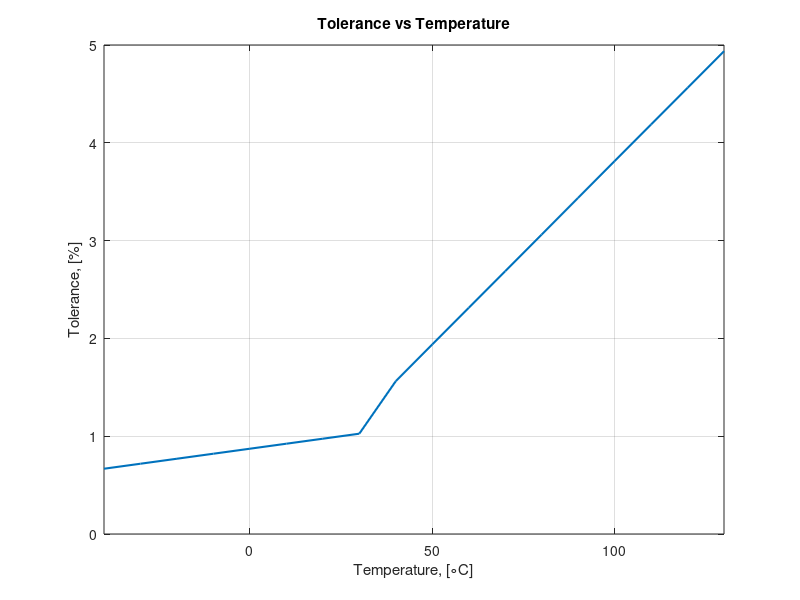
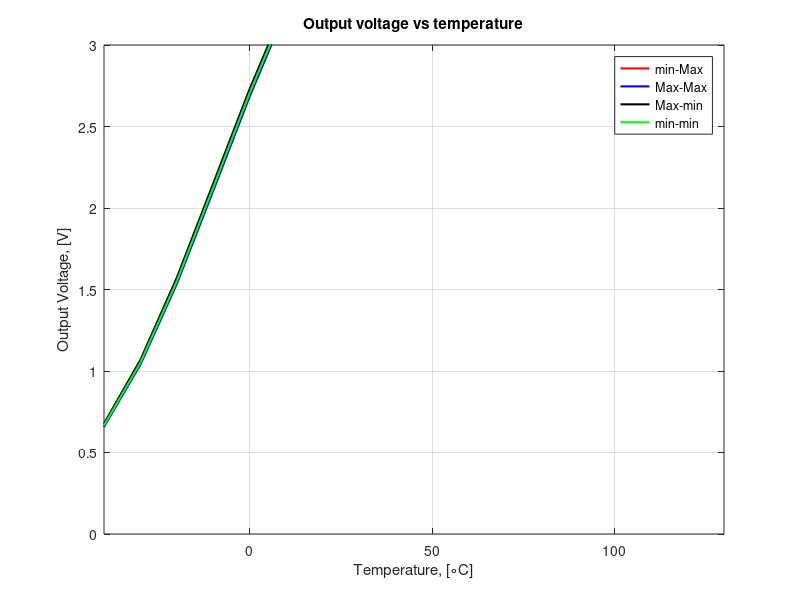
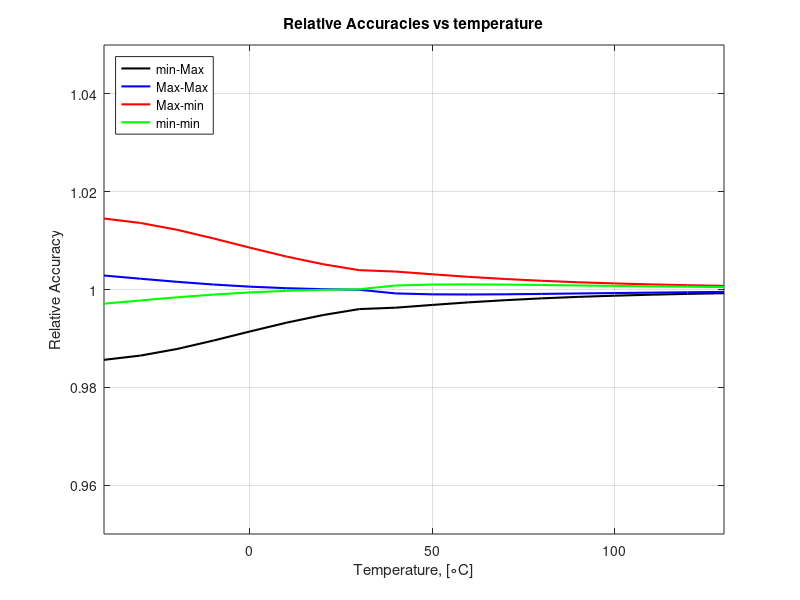
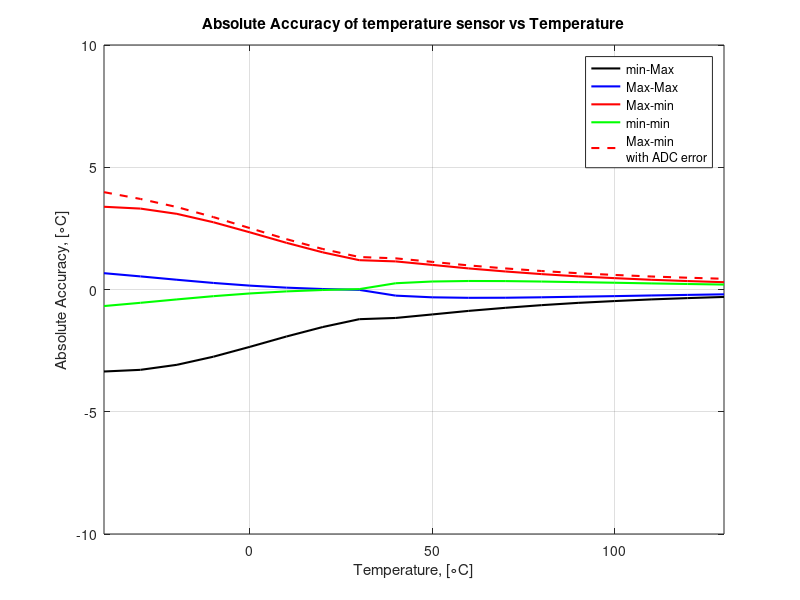

Reproduce these figures in MATLAB, in order.
clc, clear, close all;
% Constants
V_ref = 5; % [V]
lw = 1.5; % LineWidth
T = linspace(-40,130,18); % Array of temperatures
Rth = [45.313, 26.114, 15.462, 9.397, 5.896, 3.792, 2.5,...
    1.707, 1.175, 0.834, 0.596, 0.436, 0.323, 0.243,...
    0.187, 0.144, 0.113, 0.089]; %[k Ohm], array of thermistor resistance
R = 6.98; % [kOhm]
Vout_nom = V_ref*R./(R+Rth); % Nominal output voltage
C2K = 273.15; % Celsius to Kelvin offset
ADC_error = 1.71e-3; % [V], ADC Error

% Remaking Thermistor tolerance dependent on temperature
R_tol = ones(1,18);
tol_a = (1-Vout_nom(1))/(25-(-40));
tol_b = (Vout_nom(end)-1)/(130-25);
tol_off1 = 1 - (tol_a*25);
tol_off2 = 1 - (tol_b*25);
R_tol(1:8) = R_tol(1:8) * tol_a.*T(1:8) + tol_off1;
R_tol(9:end) = R_tol(9:end) * tol_b.*T(9:end) + tol_off2;
figure(1)
plot(T,R_tol,'LineWidth',lw); title('Tolerance vs Temperature'); 
ylabel('Tolerance, [%]'), xlabel('Temperature, [\circC]')
axis([-40,130,0,5]), grid

R_tol = R_tol/100; % Percentage to decimal number

% Calculation of maximal and minimal thermistor resistances
Rth_max = Rth.*(1+R_tol);
Rth_min = Rth.*(1-R_tol);

% Calculation of maximal and minimal resistor resistance
R_max = R*1.01;
R_min = R*0.99;

% Calculation of output voltages in different 
% combinations of maximal and minimal values
Vout_MM = V_ref*R_max./(R_max + Rth_max); % Max-Max
Vout_mM = V_ref*R_min./(R_min + Rth_max); % min-Max
Vout_Mm = V_ref*R_max./(R_max + Rth_min); % Max-min
Vout_mm = V_ref*R_min./(R_min + Rth_min); % min-min

figure(2)
plot(T,Vout_MM,'r','LineWidth',lw); hold on; grid
plot(T,Vout_mM,'b','LineWidth',lw);
plot(T,Vout_Mm,'k','LineWidth',lw);
plot(T,Vout_mm,'g','LineWidth',lw);
title('Output voltage vs temperature')
ylabel('Output Voltage, [V]'), xlabel('Temperature, [\circC]')
legend('min-Max','Max-Max','Max-min',...
    'min-min', 'Location', 'northeast')
axis([-40,130,0,3])

% Relative Accuracies
rel_acc_mM = Vout_mM./Vout_nom;
rel_acc_MM = Vout_MM./Vout_nom;
rel_acc_Mm = Vout_Mm./Vout_nom;
rel_acc_mm = Vout_mm./Vout_nom;

figure(3)
plot(T,rel_acc_mM,'k','LineWidth',lw); hold on; grid
plot(T,rel_acc_MM,'b','LineWidth',lw);
plot(T,rel_acc_Mm,'r','LineWidth',lw);
plot(T,rel_acc_mm,'g','LineWidth',lw);
title('Relative Accuracies vs temperature')
ylabel('Relative Accuracy'), xlabel('Temperature, [\circC]')
legend('min-Max','Max-Max','Max-min',...
    'min-min', 'Location', 'northwest')
axis([-40,130,0.95,1.05])

T = T + C2K;
% Absolute Accuracies
T_X_mM = T.*rel_acc_mM - T;
T_X_MM = T.*rel_acc_MM - T;
T_X_Mm = T.*rel_acc_Mm - T;
T_X_mm = T.*rel_acc_mm - T;

T = T - C2K;

% With ADC error
V_ADC = Vout_Mm + ADC_error;
rel_acc_adc = V_ADC./Vout_nom;

T = T + C2K;
T_X_ADC = T.*rel_acc_adc - T;
T = T - C2K;

figure(4)
plot(T,T_X_mM,'k','LineWidth',lw); hold on; grid
plot(T,T_X_MM,'b','LineWidth',lw);
plot(T,T_X_Mm,'r','LineWidth',lw);
plot(T,T_X_mm,'g','LineWidth',lw);
plot(T,T_X_ADC,'r--','LineWidth',lw)
title('Absolute Accuracy of temperature sensor vs Temperature')
ylabel('Absolute Accuracy, [\circC]')
xlabel('Temperature, [\circC]')
legend('min-Max','Max-Max','Max-min','min-min',...
    ['Max-min', newline, 'with ADC error'],'Location', 'northeast')
axis([-40,130,-10,10])
